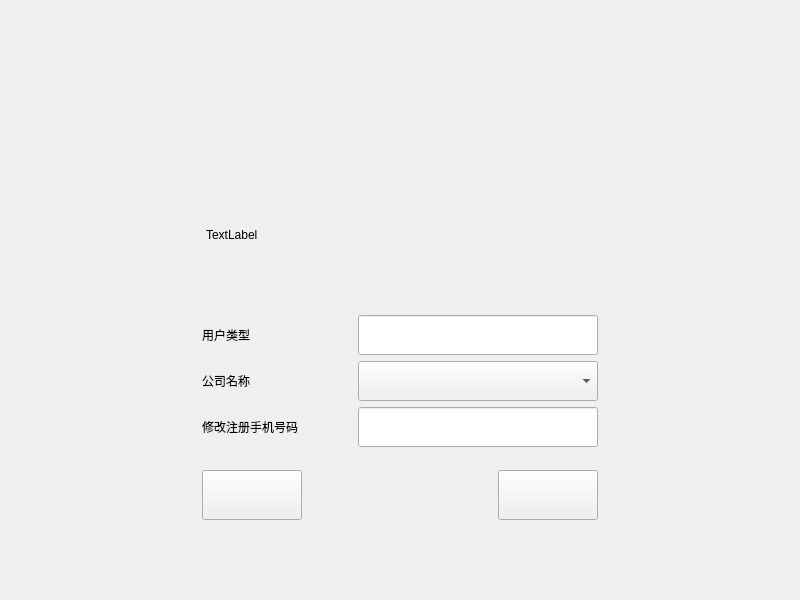
<?xml version="1.0" encoding="UTF-8"?>
<ui version="4.0">
 <class>modifyINfoPage</class>
 <widget class="QWidget" name="modifyINfoPage">
  <property name="geometry">
   <rect>
    <x>0</x>
    <y>0</y>
    <width>800</width>
    <height>600</height>
   </rect>
  </property>
  <property name="windowTitle">
   <string>Form</string>
  </property>
  <layout class="QVBoxLayout" name="verticalLayout">
   <property name="topMargin">
    <number>160</number>
   </property>
   <property name="bottomMargin">
    <number>80</number>
   </property>
   <item>
    <layout class="QHBoxLayout" name="horizontalLayout_3" stretch="1,1,2">
     <item>
      <spacer name="horizontalSpacer_6">
       <property name="orientation">
        <enum>Qt::Horizontal</enum>
       </property>
       <property name="sizeHint" stdset="0">
        <size>
         <width>40</width>
         <height>20</height>
        </size>
       </property>
      </spacer>
     </item>
     <item>
      <widget class="QLabel" name="label">
       <property name="text">
        <string>TextLabel</string>
       </property>
      </widget>
     </item>
     <item>
      <spacer name="horizontalSpacer_7">
       <property name="orientation">
        <enum>Qt::Horizontal</enum>
       </property>
       <property name="sizeHint" stdset="0">
        <size>
         <width>40</width>
         <height>20</height>
        </size>
       </property>
      </spacer>
     </item>
    </layout>
   </item>
   <item>
    <layout class="QHBoxLayout" name="horizontalLayout_2">
     <item>
      <spacer name="horizontalSpacer_4">
       <property name="orientation">
        <enum>Qt::Horizontal</enum>
       </property>
       <property name="sizeHint" stdset="0">
        <size>
         <width>40</width>
         <height>20</height>
        </size>
       </property>
      </spacer>
     </item>
     <item>
      <layout class="QFormLayout" name="formLayout">
       <item row="0" column="0">
        <widget class="QLabel" name="typeLabel">
         <property name="minimumSize">
          <size>
           <width>150</width>
           <height>30</height>
          </size>
         </property>
         <property name="text">
          <string>用户类型</string>
         </property>
        </widget>
       </item>
       <item row="0" column="1">
        <widget class="CKeyBoardLineEdit" name="typeLineEdit">
         <property name="minimumSize">
          <size>
           <width>200</width>
           <height>40</height>
          </size>
         </property>
        </widget>
       </item>
       <item row="1" column="0">
        <widget class="QLabel" name="companyLabel">
         <property name="minimumSize">
          <size>
           <width>150</width>
           <height>30</height>
          </size>
         </property>
         <property name="text">
          <string>公司名称</string>
         </property>
        </widget>
       </item>
       <item row="2" column="0">
        <widget class="QLabel" name="phoneLabel">
         <property name="minimumSize">
          <size>
           <width>150</width>
           <height>30</height>
          </size>
         </property>
         <property name="text">
          <string>修改注册手机号码</string>
         </property>
        </widget>
       </item>
       <item row="1" column="1">
        <widget class="QComboBox" name="companyComboBox">
         <property name="minimumSize">
          <size>
           <width>240</width>
           <height>40</height>
          </size>
         </property>
        </widget>
       </item>
       <item row="2" column="1">
        <widget class="CKeyBoardLineEdit" name="phoneLineEdit">
         <property name="minimumSize">
          <size>
           <width>200</width>
           <height>40</height>
          </size>
         </property>
        </widget>
       </item>
      </layout>
     </item>
     <item>
      <spacer name="horizontalSpacer_5">
       <property name="orientation">
        <enum>Qt::Horizontal</enum>
       </property>
       <property name="sizeHint" stdset="0">
        <size>
         <width>40</width>
         <height>20</height>
        </size>
       </property>
      </spacer>
     </item>
    </layout>
   </item>
   <item>
    <layout class="QHBoxLayout" name="horizontalLayout">
     <item>
      <spacer name="horizontalSpacer">
       <property name="orientation">
        <enum>Qt::Horizontal</enum>
       </property>
       <property name="sizeHint" stdset="0">
        <size>
         <width>40</width>
         <height>20</height>
        </size>
       </property>
      </spacer>
     </item>
     <item>
      <widget class="QPushButton" name="okBtn">
       <property name="minimumSize">
        <size>
         <width>100</width>
         <height>50</height>
        </size>
       </property>
       <property name="text">
        <string/>
       </property>
      </widget>
     </item>
     <item>
      <spacer name="horizontalSpacer_2">
       <property name="orientation">
        <enum>Qt::Horizontal</enum>
       </property>
       <property name="sizeHint" stdset="0">
        <size>
         <width>40</width>
         <height>20</height>
        </size>
       </property>
      </spacer>
     </item>
     <item>
      <widget class="QPushButton" name="quitBtn">
       <property name="minimumSize">
        <size>
         <width>100</width>
         <height>50</height>
        </size>
       </property>
       <property name="text">
        <string/>
       </property>
      </widget>
     </item>
     <item>
      <spacer name="horizontalSpacer_3">
       <property name="orientation">
        <enum>Qt::Horizontal</enum>
       </property>
       <property name="sizeHint" stdset="0">
        <size>
         <width>40</width>
         <height>20</height>
        </size>
       </property>
      </spacer>
     </item>
    </layout>
   </item>
  </layout>
 </widget>
 <customwidgets>
  <customwidget>
   <class>CKeyBoardLineEdit</class>
   <extends>QLineEdit</extends>
   <header>mylineedit.h</header>
  </customwidget>
 </customwidgets>
 <resources/>
 <connections/>
</ui>
